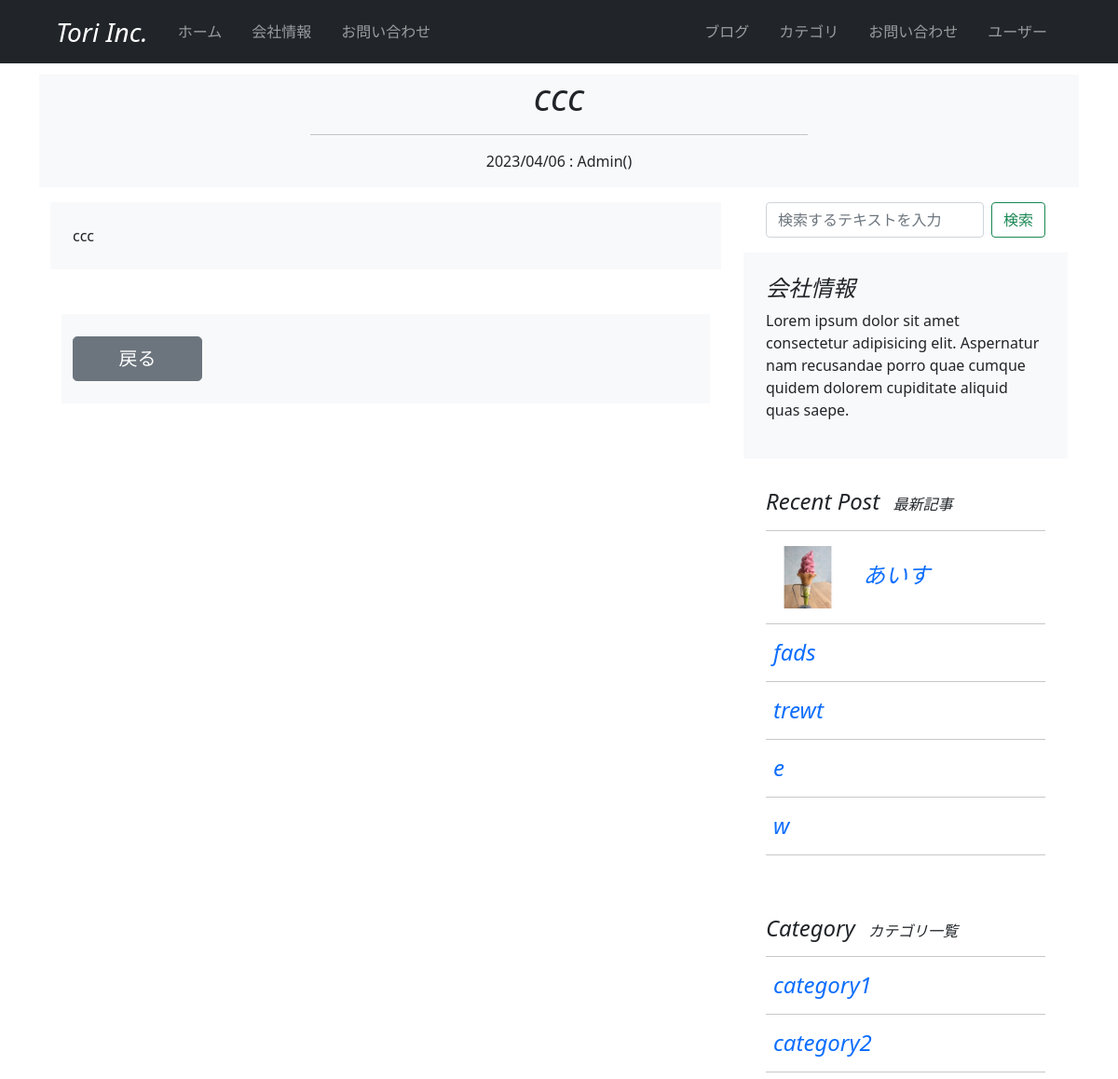
/5/blog_post (upper part), run on an earlier commit of the app's database.
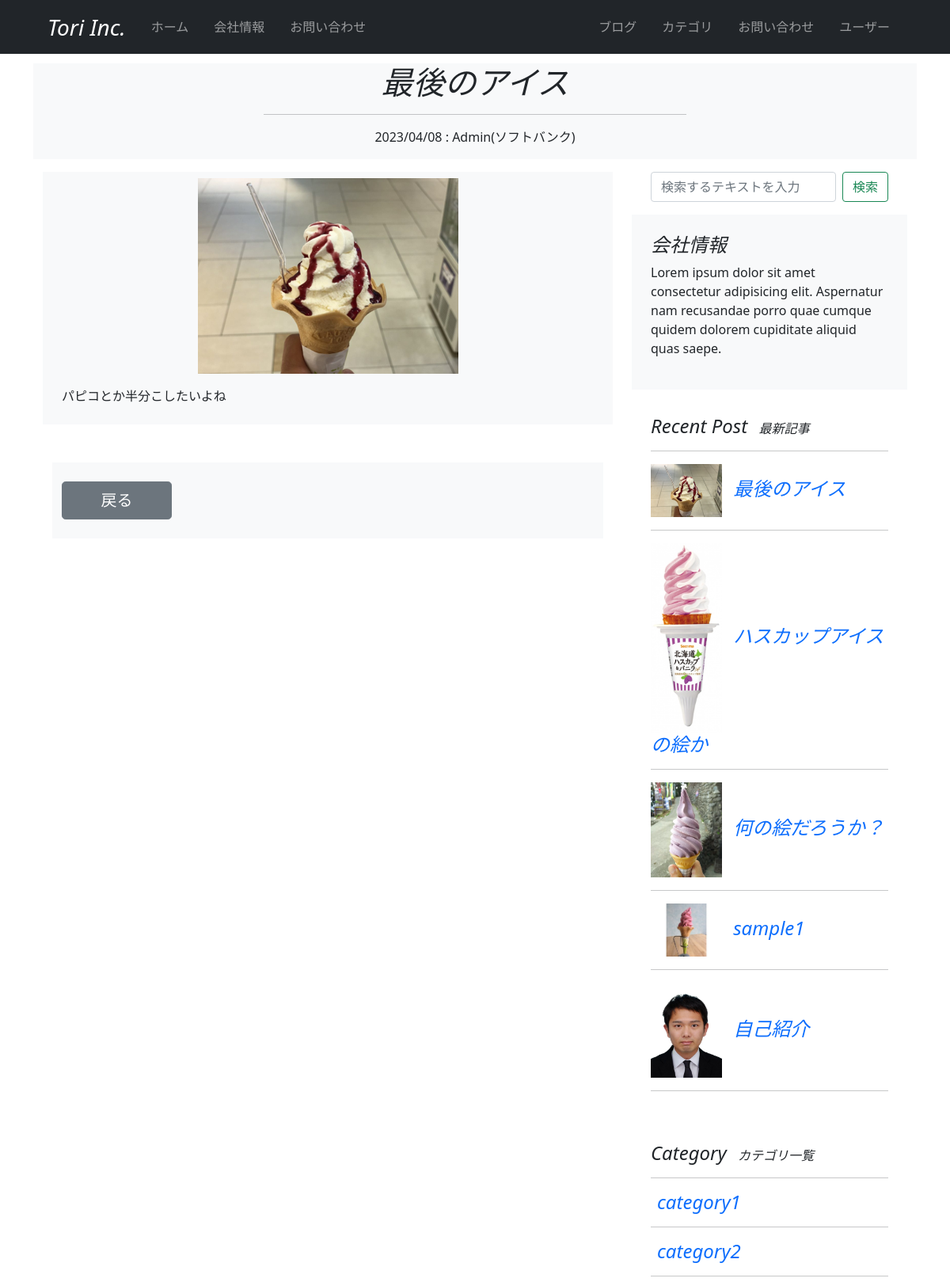
And on a later commit of the database.
### company_blog/models.py (models this page shows, shortened)
class BlogPost(db.Model):
    __tablename__ = 'blog_post'
    id = db.Column(db.Integer, primary_key=True)
    user_id = db.Column(db.Integer, db.ForeignKey('users.id'))
    category_id = db.Column(db.Integer, db.ForeignKey('blog_category.id'))
    date = db.Column(db.DateTime, default=datetime.now(timezone('Asia/Tokyo')))
    title = db.Column(db.String(140))
    text = db.Column(db.Text)
    summary = db.Column(db.String(140))
    featured_image = db.Column(db.String(140))

class BlogCategory(db.Model):
    __tablename__ = 'blog_category'
    id = db.Column(db.Integer, primary_key=True)
    category = db.Column(db.String(140))
    posts = db.relationship('BlogPost', backref='blogcategory', lazy='dynamic')

### company_blog/main/views.py (the view)
@main.route('/<int:blog_post_id>/blog_post')
def blog_post(blog_post_id):
    form = BlogSearchForm()
    blog_post = BlogPost.query.get_or_404(blog_post_id)
    recent_blog_posts = BlogPost.query.order_by(BlogPost.id.desc()).limit(5).all()
    blog_categories = BlogCategory.query.order_by(BlogCategory.id.asc()).all()
    return render_template(
        'blog_post.html',
        post=blog_post,
        recent_blog_posts=recent_blog_posts,
        blog_categories=blog_categories,
        form=form
    )

### company_blog/main/forms.py
class BlogSearchForm(FlaskForm):
    searchText = StringField('検索テキスト', validators=[DataRequired()])
    submit = SubmitField('検索')

### company_blog/__init__.py (called while the page is built)
@event.listens_for(Engine, "connect")
def set_sqlite_pragma(dbapi_connection, connection_record):
    cursor = dbapi_connection.cursor()
    cursor.execute("PRAGMA foreign_keys=ON")
    cursor.close()

### company_blog/templates/blog_post.html (shortened to what this page needs)
{% extends "base.html" %}
{% block content %}
  <header id="page-header">
    <div class="container my-3 bg-light">
      <div class="row">
        <div class="col-md-6 m-auto text-center">
          <h1 class="fst-italic">{{ post.title }}</h1>
          <hr>
          <p>{{ post.date.strftime('%Y/%m/%d') }} : {{ post.author.username }}({{ post.blogcategory.category }})</p>
        </div>
      </div>
    </div>
  </header>
  <div class="container my-3">
    <div class="row mb-2">
      <div class="col-8">
        <section class="blog_post">
          <div class="container py-2 bg-light">
            {% if post.featured_image %}
            <div class="mb-3" style="text-align: center;">
              <img src="{{ url_for('static', filename='featured_image/' + post.featured_image) }}" class="img-fluid">
            </div>
            {% endif %}
            <p class="mb-3">{{ post.text|safe }}</p>
          </div>
        </section>
        <section>
          <div class="container">
            <div class="row bg-light my-5">
              <div class="col-10 py-4">
                <button type="button" class="btn btn-secondary btn-lg w-25" onclick="history.back()">
                  戻る
                </button>
              </div>
          </div>
        </section>
      </div>
      <div class="col-md-4">
        <div class="position-sticky" style="top: 2rem">
          <div class="container-fluid mb-3">
            <form action="{{ url_for('main.search') }}" class="d-flex" method="POST">
              {{ render_field(form.searchText, class="form-control me-2", placeholder="検索するテキストを入力")}}
              {{ form.submit(class="btn btn-outline-success") }}
            </form>
          </div>
          <div class="p-4 mb-2 bg-light">
            <h4 class="fst-italic">会社情報</h4>
            <p>Lorem ipsum dolor sit amet consectetur adipisicing elit. Aspernatur nam recusandae porro quae cumque quidem dolorem cupiditate aliquid quas saepe.</p>
          </div>
          <div class="p-4">
            <h4 class="fst-italic">
              Recent Post
              <span class="ms-2 fs-6">最新記事</span>
              <hr>
              <ol class="list-unstyled">
                {% for recent_post in recent_blog_posts %}
                <li>
                  <a href="{{ url_for('main.blog_post', blog_post_id=recent_post.id) }}" class="text-decoration-none">
                    {% if recent_post.featured_image %}
                      <img src="{{ url_for('static', filename='featured_image/' + recent_post.featured_image) }}" class="img-fluid" width="90" height="50">
                    {% endif %}
                    <span class="ms-2">{{ recent_post.title }}</span>
                  </a>
                </li>
                <hr>
                {% endfor %}
              </ol>
            </h4>
          </div>
          <div class="p-4">
            <h4 class="fst-italic">
              Category
              <span class="ms-2 fs-6">カテゴリ一覧</span>
              <hr>
              <ol class="list-unstyled">
                {% for blog_category in blog_categories %}
                <li>
                  <a href="{{ url_for('main.category_search', blog_category_id=blog_category.id) }}" class="text-decoration-none">
                    <span class="ms-2">{{ blog_category.category }}</span>
                  </a>
                </li>
                <hr>
                {% endfor %}
              </ol>
            </h4>
          </div>
        </div>
      </div>
    </div>
{% endblock %}

What changed in the data, as far as the page shows it:
removed BlogPost: featured_image (picture), title "あいす"
removed BlogPost: title "fads"
removed BlogPost: title "trewt"
removed BlogPost: title "e"
removed BlogPost: title "w"
now on one of the page's lists (row edited): BlogPost: title "最後のアイス"
changed BlogPost: title "ccc" → "最後のアイス"; date "2023/04/06" → "2023/04/08"; featured_image empty → "図4.png" (drawn); featured_image: picture added; text "ccc" → "パピコとか半分こしたいよね"
now on this page (row unchanged): BlogCategory: blogcategory.category "ソフトバンク"
added BlogPost: featured_image (picture), title "ハスカップアイスの絵か"
now on this page (row edited): BlogPost: featured_image (picture), title "何の絵だろうか？"
now on this page (row edited): BlogPost: featured_image (picture), title "sample1"
added BlogPost: featured_image (picture), title "自己紹介"
